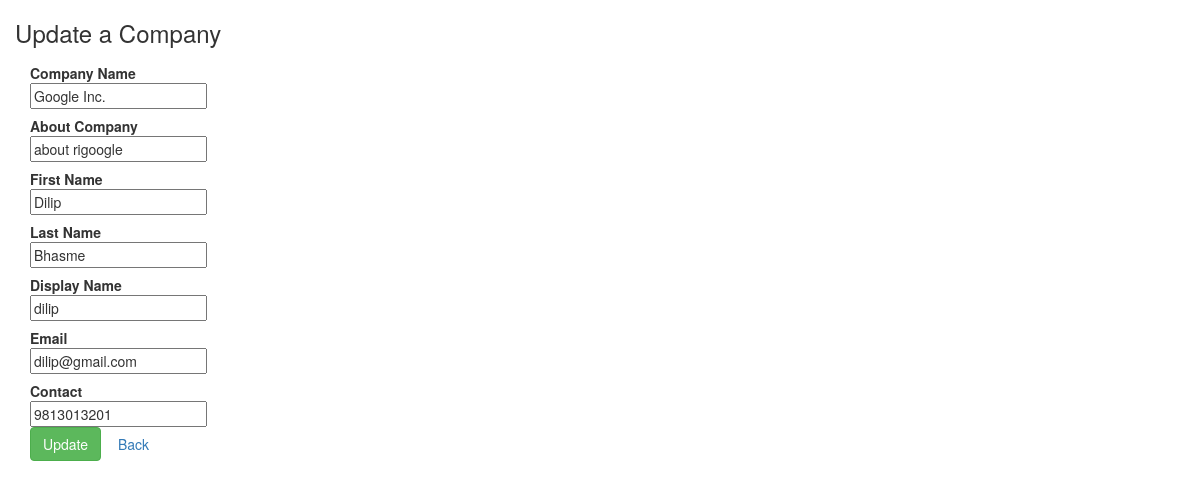
/CMS/Admin/updateCompany.php?id=1 (signed in), run on the app's committed database.
### tables this page shows
CREATE TABLE IF NOT EXISTS `companies` (
`cid` int(11) NOT NULL,
  `sid` int(11) NOT NULL,
  `cname` varchar(200) NOT NULL,
  `cabout` varchar(1000) NOT NULL,
  `primarypocuid` int(11) NOT NULL,
  `primarypocuname` varchar(200) NOT NULL,
  `primarypocfname` varchar(200) NOT NULL,
  `primarypoclname` varchar(200) NOT NULL,
  `primarypocemail` varchar(200) NOT NULL,
  `primarypocpwd` varchar(200) NOT NULL,
  `primarypoccontact` varchar(200) NOT NULL
);

### CMS/Admin/updateCompany.php (the view, shortened to what this page needs)
<?php
    $id = null;
    if ( !empty($_GET['id'])) {
        $id = $_REQUEST['id'];
    }
    $pdo = Database::connect();
        $pdo->setAttribute(PDO::ATTR_ERRMODE, PDO::ERRMODE_EXCEPTION);
        $sql = "SELECT primarypocuid FROM companies where  cid= ?";
        $q = $pdo->prepare($sql);
        $q->execute(array($id));
        $data = $q->fetch(PDO::FETCH_ASSOC);
		$uid = $data['primarypocuid'];
    if ( !empty($_POST)) {
		$cnameError = null;
		$caboutError = null;
        $firstnameError = null;
		$lastnameError = null;
		$displaynameError = null;
        $emailError = null;
        $contactError = null;
		$cname = $_POST['cname'];
		$cabout = $_POST['cabout'];
		$fname = $_POST['fname'];
		$lname = $_POST['lname'];
		$dname = $_POST['dname'];
        $email = $_POST['email'];
        $contact = $_POST['contact'];
        $valid = true;
		 if (empty($cname)) {
            $cnameError = 'Please enter Company Name';
            $valid = false;
        }
		 if (empty($cabout)) {
            $caboutError = 'Please enter About the Company';
            $valid = false;
        }
        if (empty($fname)) {
            $firstnameError = 'Please enter First Name';
            $valid = false;
        }
        if (empty($fname)) {
            $lastnameError = 'Please enter Last Name';
            $valid = false;
        }
		if (empty($dname)) {
            $displaynameError = 'Please enter Display Name';
            $valid = false;
        }
        if (empty($email)) {
            $emailError = 'Please enter Email Address';
            $valid = false;
        } else if ( !filter_var($email,FILTER_VALIDATE_EMAIL) ) {
            $emailError = 'Please enter a valid Email Address';
            $valid = false;
        }
        if (empty($contact)) {
            $contactError = 'Please enter Contact';
            $valid = false;
        }
        if ($valid) {
            $pdo = Database::connect();
            $pdo->setAttribute(PDO::ATTR_ERRMODE, PDO::ERRMODE_EXCEPTION);
            $sql = "UPDATE companies  set cname = ?,cabout = ?, primarypocfname = ?,primarypoclname = ?, primarypocuname = ?,primarypocemail = ?, primarypoccontact =? WHERE cid = ?";
            $q = $pdo->prepare($sql);
            $q->execute(array($cname,$cabout,$fname,$lname,$dname,$email,$contact,$id));
			$sql = "UPDATE users  set uname = ?, ufname = ?,ulname = ?, uemail = ?,ucontact =? WHERE uid = ?";
            $q = $pdo->prepare($sql);
            $q->execute(array($dname,$fname,$lname,$email,$contact,$uid));
            Database::disconnect();
            header("Location: dashboard.php");
        }
    } else {
        $pdo = Database::connect();
        $pdo->setAttribute(PDO::ATTR_ERRMODE, PDO::ERRMODE_EXCEPTION);
        $sql = "SELECT * FROM companies where cid = ?";
        $q = $pdo->prepare($sql);
        $q->execute(array($id));
        $data = $q->fetch(PDO::FETCH_ASSOC);
		$cname = $data['cname'];
		$cabout = $data['cabout'];
        $fname = $data['primarypocfname'];
		$lname = $data['primarypoclname'];
		$dname = $data['primarypocuname'];
        $email = $data['primarypocemail'];
        $contact = $data['primarypoccontact'];
    }
?>
<!DOCTYPE html>
<html lang="en">
<head>
    <link   href="../css/bootstrap.min.css" rel="stylesheet">
</head>
<body>
    <div class="container">
                <div class="span10 offset1">
                    <div class="row">
                        <h3>Update a Company</h3>
                    </div>
                    <form class="form-horizontal" action="updateCompany.php?id=<?php echo $id?>" method="post">
					<div class="control-group <?php echo !empty($cnameError)?'error':'';?>">
                        <label class="control-label">Company Name</label>
                        <div class="controls">
                            <input name="cname" type="text"  placeholder="Company Name" value="<?php echo !empty($cname)?$cname:'';?>">
                        </div>
                      </div>
					 <div class="control-group <?php echo !empty($caboutError)?'error':'';?>">
                        <label class="control-label">About Company</label>
                        <div class="controls">
                            <input name="cabout" type="text"  placeholder="About Company" value="<?php echo !empty($cabout)?$cabout:'';?>">
                        </div>
                      </div>
                     <div class="control-group <?php echo !empty($firstnameError)?'error':'';?>">
                        <label class="control-label">First Name</label>
                        <div class="controls">
                            <input name="fname" type="text"  placeholder="First Name" value="<?php echo !empty($fname)?$fname:'';?>">
                        </div>
                      </div>
					  <div class="control-group <?php echo !empty($lastnameError)?'error':'';?>">
                        <label class="control-label">Last Name</label>
                        <div class="controls">
                            <input name="lname" type="text"  placeholder="Last Name" value="<?php echo !empty($lname)?$lname:'';?>">
                        </div>
                      </div>
					  <div class="control-group <?php echo !empty($displaynameError)?'error':'';?>">
                        <label class="control-label">Display Name</label>
                        <div class="controls">
                            <input name="dname" type="text"  placeholder="Display Name" value="<?php echo !empty($dname)?$dname:'';?>">
                        </div>
                      </div>
                      <div class="control-group <?php echo !empty($emailError)?'error':'';?>">
                        <label class="control-label">Email</label>
                        <div class="controls">
                            <input name="email" type="text" placeholder="Email Address" value="<?php echo !empty($email)?$email:'';?>">
                        </div>
                      </div>
                      <div class="control-group <?php echo !empty($contactError)?'error':'';?>">
                        <label class="control-label">Contact</label>
                        <div class="controls">
                            <input name="contact" type="text"  placeholder="Contact Number" value="<?php echo !empty($contact)?$contact:'';?>">
                        </div>
                      </div>
                      <div class="form-actions">
                          <button type="submit" class="btn btn-success">Update</button>
                          <a class="btn" href="manageCompanies.php">Back</a>
                        </div>
                    </form>
                </div>
    </div>
  </body>
</html>

### data on the page
companies: cname "Google Inc.", cabout "about rigoogle", fname "Dilip", lname "Bhasme", dname "dilip", email "dilip@gmail.com", contact "9813013201"
